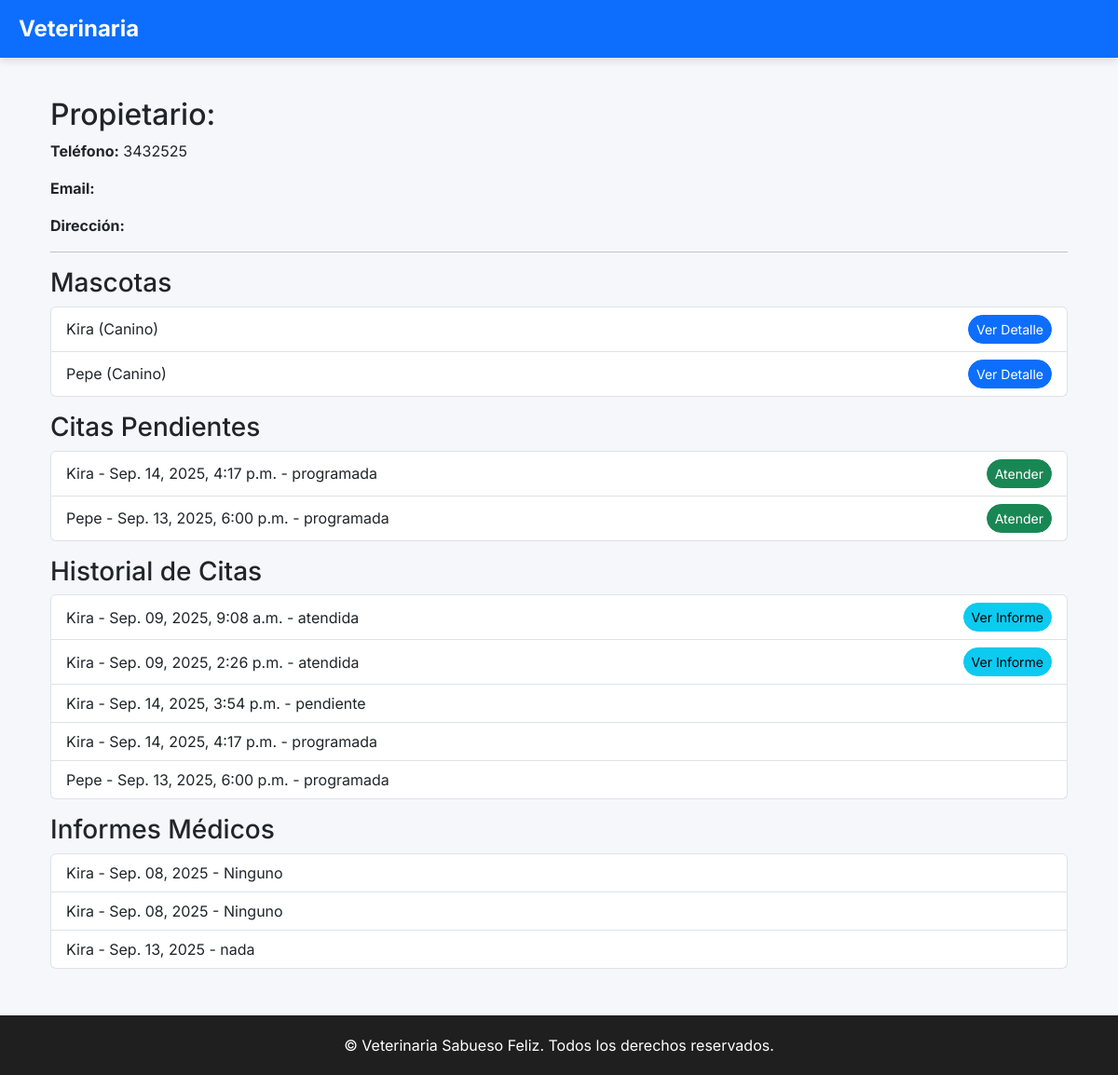
Before: /propietario/1/ with the older database file.
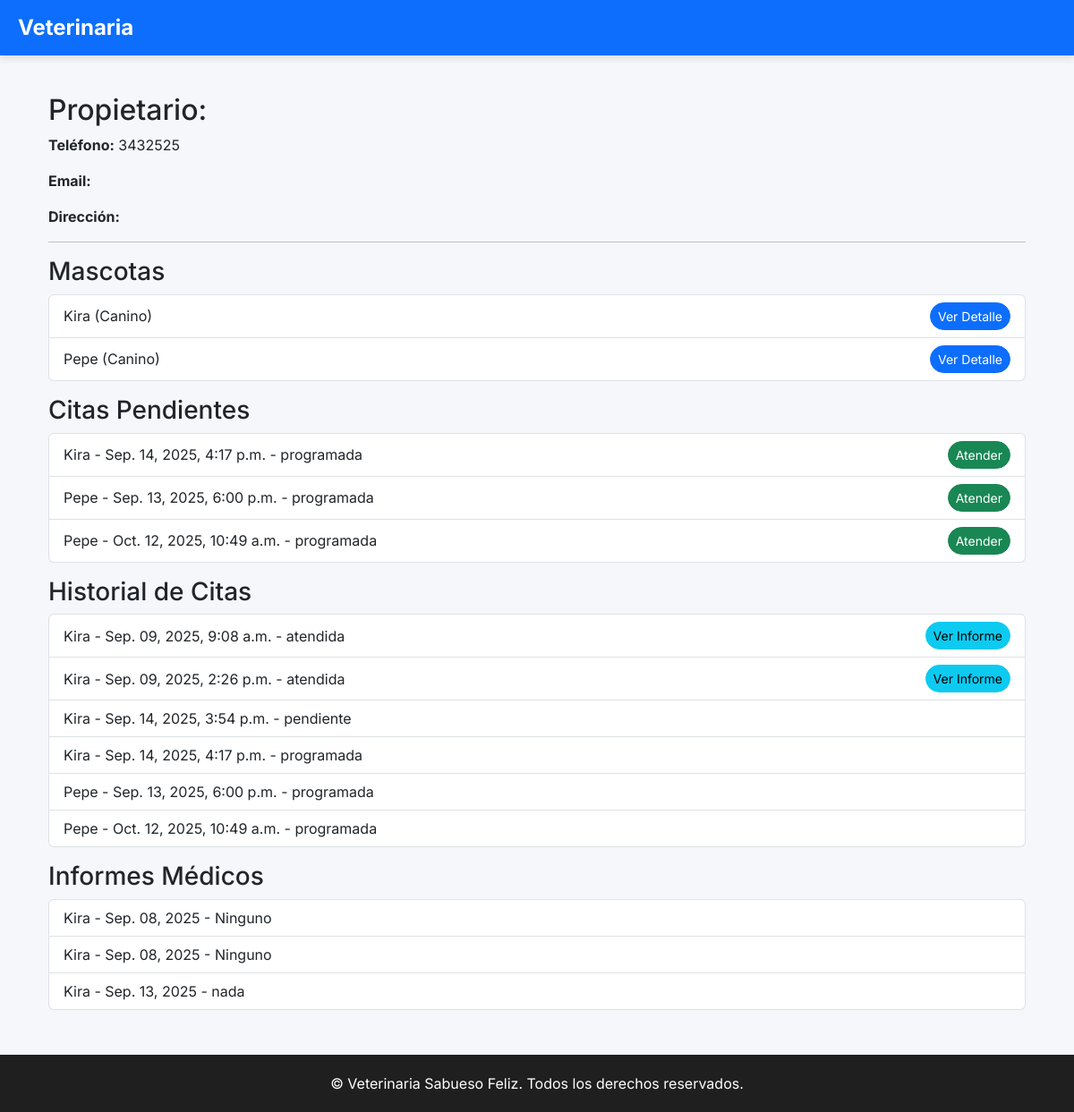
After: the same page with the newer database file.
### Core/models.py (models this page shows, shortened)
class Propietario(models.Model):
    user = models.OneToOneField(User, on_delete=models.CASCADE)
    telefono = models.CharField(max_length=20, blank=True)
    direccion = models.CharField(max_length=200, blank=True)
    ciudad = models.CharField(max_length=100, blank=True)
    notas = models.TextField(blank=True)

class Paciente(models.Model):
    nombre = models.CharField(max_length=100)
    especie = models.CharField(max_length=50)
    raza = models.CharField(max_length=50, blank=True)
    sexo = models.CharField(max_length=10)
    fecha_nacimiento = models.DateField()
    propietario = models.ForeignKey(Propietario, on_delete=models.CASCADE)
    vacunas = models.TextField(blank=True)
    alergias = models.TextField(blank=True)
    foto = models.ImageField(upload_to="pacientes/", blank=True, null=True)

class Cita(models.Model):
    ESTADOS = (
        ("programada", "Programada"),
        ("atendida", "Atendida"),
        ("cancelada", "Cancelada"),
    )
    TIPOS = (
        ("consulta", "Consulta"),
        ("vacunacion", "Vacunación"),
        ("cirugia", "Cirugía"),
    )
    paciente = models.ForeignKey(Paciente, on_delete=models.CASCADE)
    veterinario = models.ForeignKey(User, limit_choices_to={"rol": "VET"}, on_delete=models.SET_NULL, null=True)
    fecha_hora = models.DateTimeField()
    duracion = models.IntegerField(default=30)  # duración en minutos
    tipo = models.CharField(max_length=50, choices=TIPOS, default="consulta")
    estado = models.CharField(max_length=20, choices=ESTADOS, default="programada")
    notas = models.TextField(blank=True)

class HistorialMedico(models.Model):
    paciente = models.ForeignKey(Paciente, on_delete=models.CASCADE)
    veterinario = models.ForeignKey(User, limit_choices_to={"rol": "VET"}, on_delete=models.SET_NULL, null=True)
    fecha = models.DateTimeField(auto_now_add=True)
    diagnostico = models.TextField()
    tratamiento = models.TextField()
    notas = models.TextField(blank=True)
    peso = models.DecimalField(max_digits=5, decimal_places=2, blank=True, null=True)
    temperatura = models.DecimalField(max_digits=4, decimal_places=1, blank=True, null=True)
    examenes = models.TextField(blank=True)
    imagenes = models.ImageField(upload_to="historial_medico/", blank=True, null=True)
    proximo_control = models.DateField(blank=True, null=True)

### Core/views.py (the view)
# urls.py: path('propietario/<int:propietario_id>/', views.detalle_propietario, name='detalle_propietario'),
def detalle_propietario(request, propietario_id):
    propietario = get_object_or_404(Propietario, id=propietario_id)
    mascotas = Paciente.objects.filter(propietario=propietario)
    citas = Cita.objects.filter(paciente__in=mascotas)
    citas_pendientes = citas.filter(estado='programada')
    informes = HistorialMedico.objects.filter(paciente__in=mascotas)
    return render(request, 'core/detalle_propietario.html', {
        'propietario': propietario,
        'mascotas': mascotas,
        'citas': citas,
        'citas_pendientes': citas_pendientes,
        'informes': informes
    })

### Core/templates/core/detalle_propietario.html (shortened to what this page needs)
{% extends "core/base.html" %}
{% block content %}
<div class="container mt-4">
    <h2>Propietario: {{ propietario.first_name }} {{ propietario.last_name }}</h2>
    <p><strong>Teléfono:</strong> {{ propietario.telefono }}</p>
    <p><strong>Email:</strong> {{ propietario.email }}</p>
    <p><strong>Dirección:</strong> {{ propietario.direccion }}</p>
    <hr>
    <h3>Mascotas</h3>
    <ul class="list-group mb-3">
        {% for mascota in mascotas %}
            <li class="list-group-item d-flex justify-content-between align-items-center">
                {{ mascota.nombre }} ({{ mascota.especie }})
                <a href="{% url 'detalle_mascota' mascota.id %}" class="btn btn-sm btn-primary">Ver Detalle</a>
            </li>
        {% empty %}
            <li class="list-group-item">No tiene mascotas registradas</li>
        {% endfor %}
    </ul>
    <h3>Citas Pendientes</h3>
    <ul class="list-group mb-3">
        {% for cita in citas_pendientes %}
            <li class="list-group-item d-flex justify-content-between align-items-center">
                {{ cita.paciente.nombre }} - {{ cita.fecha_hora|date:"M. d, Y, g:i a" }} - {{ cita.estado }}
                {% if cita.estado == "programada" %}
                    <a href="{% url 'atender_cita' cita.id %}" class="btn btn-sm btn-success">Atender</a>
                {% endif %}
            </li>
        {% empty %}
            <li class="list-group-item">No tiene citas pendientes</li>
        {% endfor %}
    </ul>
    <h3>Historial de Citas</h3>
    <ul class="list-group mb-3">
        {% for cita in citas %}
            <li class="list-group-item d-flex justify-content-between align-items-center">
                {{ cita.paciente.nombre }} - {{ cita.fecha_hora|date:"M. d, Y, g:i a" }} - {{ cita.estado }}
                {% if cita.estado == "atendida" %}
                    <a href="{% url 'detalle_cita' cita.id %}" class="btn btn-sm btn-info">Ver Informe</a>
                {% endif %}
            </li>
        {% empty %}
            <li class="list-group-item">No tiene citas registradas</li>
        {% endfor %}
    </ul>
    <h3>Informes Médicos</h3>
    <ul class="list-group mb-3">
        {% for informe in informes %}
            <li class="list-group-item d-flex justify-content-between align-items-center">
                {{ informe.paciente.nombre }} - {{ informe.fecha|date:"M. d, Y" }} - {{ informe.diagnostico|truncatechars:50 }}
            </li>
        {% empty %}
            <li class="list-group-item">No tiene informes médicos</li>
        {% endfor %}
    </ul>
</div>
{% endblock %}

### Core/templates/core/base.html (shortened to what this page needs)
<!DOCTYPE html>
<html lang="es">
<head>
    <link href="https://cdn.jsdelivr.net/npm/bootstrap@5.3.2/dist/css/bootstrap.min.css" rel="stylesheet">
    <link href="https://cdn.jsdelivr.net/npm/bootstrap-icons@1.11.1/font/bootstrap-icons.css" rel="stylesheet">
</head>
<body>
    <nav class="navbar navbar-expand-lg navbar-dark bg-primary fixed-top">
        <div class="container-fluid">
            <a class="navbar-brand" href="{% url 'dashboard' %}">
                Veterinaria
            </a>
        </div>
    </nav>
    <main class="container my-4">
        {% block content %}{% endblock %}
    </main>
    <footer class="footer">
        &copy; {{ now|date:"Y" }} Veterinaria Sabueso Feliz. Todos los derechos reservados.
    </footer>
</body>
</html>

### Core/templates/core/base.html (style rules this page uses)
body { font-family: 'Inter', sans-serif; padding-top: 80px; background-color: #f5f7fa; }
.navbar-brand { font-weight: 700; font-size: 1.5rem; }
.navbar { box-shadow: 0 4px 8px rgba(0,0,0,0.1); }
.footer { background-color: #1f1f1f; color: #fff; padding: 20px 0; text-align: center; margin-top: 50px; }
a.btn, .btn { border-radius: 50px; }

Changed rows visible on the page:
added Cita: paciente.nombre "Pepe", fecha_hora "Oct. 12, 2025, 10:49 a.m.", estado "programada", shows "Atender"
